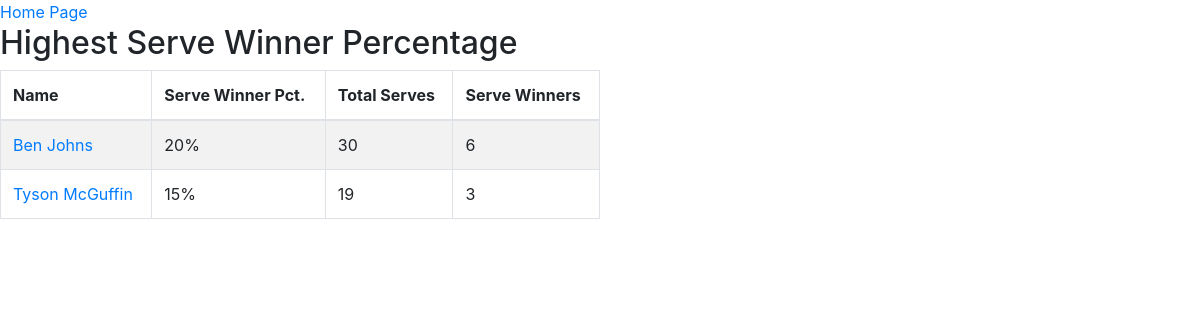
Before: /player_stats/ordered_by_serve_winner_pct/ with the older database file.
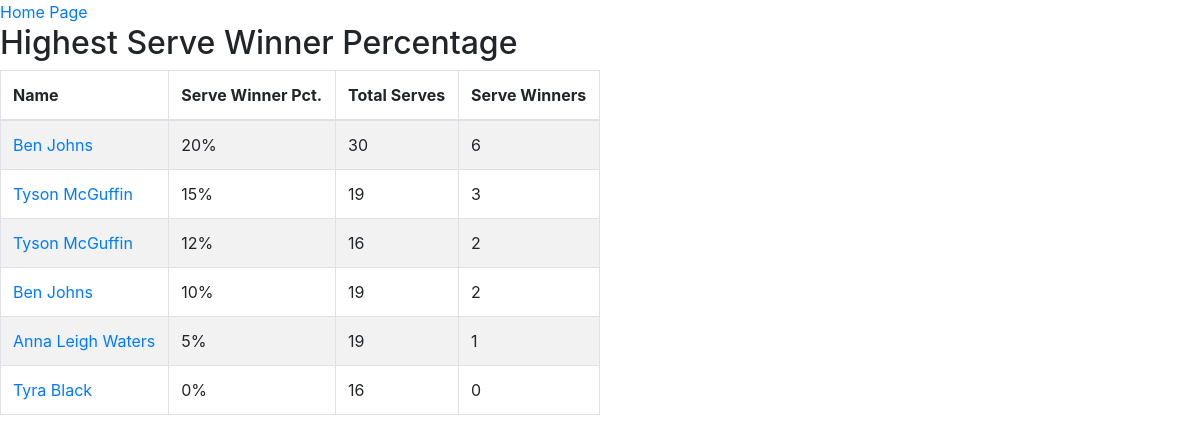
After: the same page with the newer database file.
### MyApp/models.py (models this page shows, shortened)
class PlayerStats(models.Model):
    player = models.ForeignKey(
        Player, on_delete=models.CASCADE, related_name="player_with_stats"
    )
    partner = models.ForeignKey(
        Player,
        on_delete=models.DO_NOTHING,
        blank=True,
        null=True,
        related_name="partner_for_player",
    )
    opponent1 = models.ForeignKey(
        Player,
        on_delete=models.DO_NOTHING,
        related_name="opponent1",
    )
    opponent2 = models.ForeignKey(
        Player,
        on_delete=models.DO_NOTHING,
        blank=True,
        null=True,
        related_name="opponent2_optional",
    )
    match = models.ForeignKey(Match, on_delete=models.CASCADE)
    rallies_played = models.IntegerField(default=0)
    rallies_won = models.IntegerField(default=0)
    points_won = models.IntegerField(default=0)
    serves = models.IntegerField(default=0)
    serve_winners = models.IntegerField(default=0)
    serve_losers = models.IntegerField(default=0)
    serve_neutrals = models.IntegerField(default=0)
    serve_misses = models.IntegerField(default=0)
    returns = models.IntegerField(default=0)
    return_winners = models.IntegerField(default=0)
    return_losers = models.IntegerField(default=0)
    return_neutrals = models.IntegerField(default=0)
    return_misses = models.IntegerField(default=0)
    thirds = models.IntegerField(default=0)
    third_drops = models.IntegerField(default=0)
    third_drives = models.IntegerField(default=0)
    third_drop_makes = models.IntegerField(default=0)
    third_drop_winners = models.IntegerField(default=0)
    third_drop_misses = models.IntegerField(default=0)
    drives = models.IntegerField(default=0)
    drive_winners = models.IntegerField(default=0)
    drive_losers = models.IntegerField(default=0)
    drive_neutrals = models.IntegerField(default=0)
    drive_misses = models.IntegerField(default=0)
    dink_winners = models.IntegerField(default=0)
    dink_misses = models.IntegerField(default=0)
    volley_speed_ups = models.IntegerField(default=0)
    volley_speed_up_winners = models.IntegerField(default=0)
    volley_speed_up_losers = models.IntegerField(default=0)
    volley_speed_up_neutrals = models.IntegerField(default=0)
    volley_speed_up_misses = models.IntegerField(default=0)
    off_bounce_speed_ups = models.IntegerField(default=0)
    off_bounce_speed_up_winners = models.IntegerField(default=0)
    off_bounce_speed_up_losers = models.IntegerField(default=0)
    off_bounce_speed_up_neutrals = models.IntegerField(default=0)
    off_bounce_speed_up_misses = models.IntegerField(default=0)
    counters = models.IntegerField(default=0)
    counter_winners = models.IntegerField(default=0)
    counter_losers = models.IntegerField(default=0)
    counter_neutrals = models.IntegerField(default=0)
    counter_misses = models.IntegerField(default=0)
    resets = models.IntegerField(default=0)
    resets_made = models.IntegerField(default=0)
    resets_missed = models.IntegerField(default=0)
    lobs = models.IntegerField(default=0)
    lob_successes = models.IntegerField(default=0)
    lob_winners = models.IntegerField(default=0)
    lob_losers = models.IntegerField(default=0)
    lob_neutrals = models.IntegerField(default=0)
    lob_misses = models.IntegerField(default=0)
    popups = models.IntegerField(default=0)
    popup_winners = models.IntegerField(
        default=0
    )  # this should almost never happen, very rare
    popup_losers = models.IntegerField(default=0)
    popup_neutrals = models.IntegerField(default=0)
    putaway_attempts = models.IntegerField(default=0)
    putaway_winners = models.IntegerField(default=0)
    putaway_neutrals = models.IntegerField(default=0)
    putaway_misses = models.IntegerField(default=0)
    ernes = models.IntegerField(default=0)
    erne_winners = models.IntegerField(default=0)
    erne_neutrals = models.IntegerField(default=0)
    erne_misses = models.IntegerField(default=0)
    erne_losers = models.IntegerField(default=0)
    atps = models.IntegerField(default=0)
    atp_winners = models.IntegerField(default=0)
    atp_neutrals = models.IntegerField(default=0)
    atp_misses = models.IntegerField(default=0)
    atp_losers = models.IntegerField(default=0)
    nvz_faults = models.IntegerField(default=0)
    service_faults = models.IntegerField(default=0)
    technical_warnings = models.IntegerField(default=0)

class Player(models.Model):
    f_name = models.CharField(max_length=100)
    l_name = models.CharField(max_length=100)
    birthdate = models.DateField()
    sex = models.CharField(max_length=1, choices=[("M", "Male"), ("F", "Female")])
    hand = models.CharField(max_length=1, choices=[("R", "Right"), ("L", "Left")])
    turned_pro = models.CharField(max_length=4)
    sponsor = models.CharField(max_length=100)
    bracket = models.CharField(
        max_length=2,
        choices=[("MS", "Mens Singles"), ("WS", "Women's Singles")],
    )

### MyApp/views.py (the view)
def get_stats_by_serve_winner_percentage(request):
    player_stats = PlayerStats.objects.annotate(
        serve_winner_pct=100 * F("serve_winners") / F("serves")
    ).order_by("-serve_winner_pct")
    context = {"player_stats_list": player_stats}
    return render(request, "stats/player_stats_list.html", context)

### templates/stats/player_stats_list.html (shortened to what this page needs)
<!DOCTYPE html>
<html lang="en">
  <head>
    <link
      rel="stylesheet"
      href="https://cdn.jsdelivr.net/npm/bootstrap@4.3.1/dist/css/bootstrap.min.css"
    />
  </head>
  <body>
    <a href="../../">Home Page</a>
    <h2>Highest Serve Winner Percentage</h2>
    <table class="table table-striped table-bordered" style="max-width: 600px">
      <thead>
        <tr>
          <th>Name</th>
          <th>Serve Winner Pct.</th>
          <th>Total Serves</th>
          <th>Serve Winners</th>
        </tr>
      </thead>
      <tbody>
        {% for player_stat in player_stats_list %}
        <tr>
          <td>
            <a href="../../players?q={{ player_stat.player.id }}"
              >{{ player_stat.player.f_name }} {{ player_stat.player.l_name}}</a
            >
          </td>
          <td>{{ player_stat.serve_winner_pct }}%</td>
          <td>{{ player_stat.serves }}</td>
          <td>{{ player_stat.serve_winners }}</td>
        </tr>
        {% endfor %}
      </tbody>
    </table>
  </body>
</html>

Changed rows visible on the page:
added PlayerStats: player.f_name "Tyson", player.l_name "McGuffin", serve_winner_pct "12", serves "16", serve_winners "2"
added PlayerStats: player.f_name "Ben", player.l_name "Johns", serve_winner_pct "10", serves "19", serve_winners "2"
added PlayerStats: player.f_name "Anna Leigh", player.l_name "Waters", serve_winner_pct "5", serves "19", serve_winners "1"
added PlayerStats: player.f_name "Tyra", player.l_name "Black", serve_winner_pct "0", serves "16", serve_winners "0"
